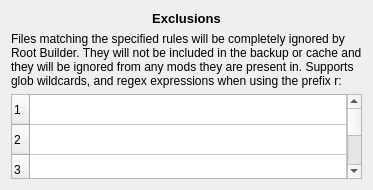
<?xml version="1.0" encoding="UTF-8"?>
<ui version="4.0">
 <class>exclusionsTabWidget</class>
 <widget class="QWidget" name="exclusionsTabWidget">
  <property name="geometry">
   <rect>
    <x>0</x>
    <y>0</y>
    <width>373</width>
    <height>190</height>
   </rect>
  </property>
  <property name="minimumSize">
   <size>
    <width>0</width>
    <height>190</height>
   </size>
  </property>
  <property name="windowTitle">
   <string>Form</string>
  </property>
  <layout class="QVBoxLayout" name="verticalLayout">
   <item>
    <widget class="QLabel" name="exclusionsTitle">
     <property name="font">
      <font>
       <pointsize>10</pointsize>
       <weight>75</weight>
       <bold>true</bold>
      </font>
     </property>
     <property name="text">
      <string>Exclusions</string>
     </property>
     <property name="alignment">
      <set>Qt::AlignCenter</set>
     </property>
    </widget>
   </item>
   <item>
    <widget class="QLabel" name="exclusionsDesc">
     <property name="text">
      <string>Files matching the specified rules will be completely ignored by Root Builder. They will not be included in the backup or cache and they will be ignored from any mods they are present in. Supports glob wildcards, and regex expressions when using the prefix r:</string>
     </property>
     <property name="wordWrap">
      <bool>true</bool>
     </property>
    </widget>
   </item>
   <item>
    <widget class="QTableWidget" name="exclusionsTable">
     <property name="showGrid">
      <bool>true</bool>
     </property>
     <property name="gridStyle">
      <enum>Qt::SolidLine</enum>
     </property>
     <property name="cornerButtonEnabled">
      <bool>true</bool>
     </property>
     <property name="rowCount">
      <number>10</number>
     </property>
     <property name="columnCount">
      <number>1</number>
     </property>
     <attribute name="horizontalHeaderVisible">
      <bool>false</bool>
     </attribute>
     <attribute name="horizontalHeaderStretchLastSection">
      <bool>true</bool>
     </attribute>
     <row/>
     <row/>
     <row/>
     <row/>
     <row/>
     <row/>
     <row/>
     <row/>
     <row/>
     <row/>
     <column/>
    </widget>
   </item>
  </layout>
 </widget>
 <resources/>
 <connections/>
</ui>
